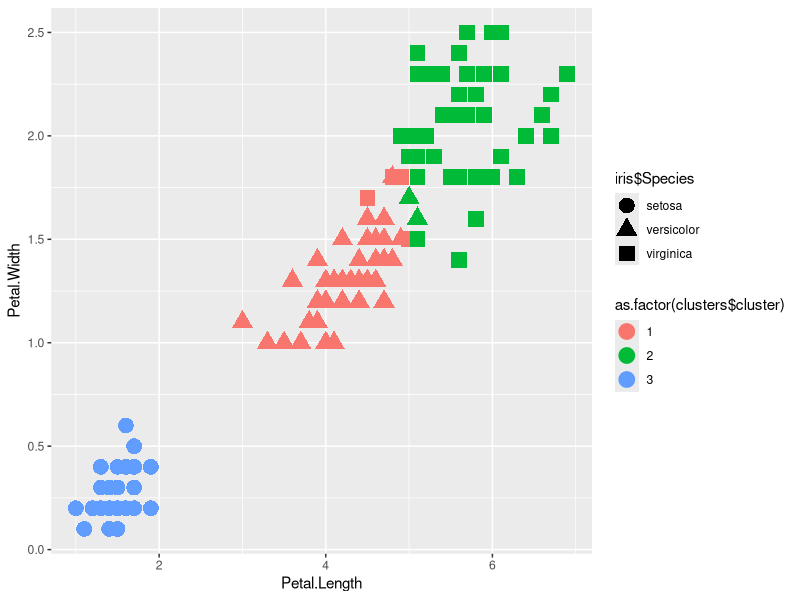
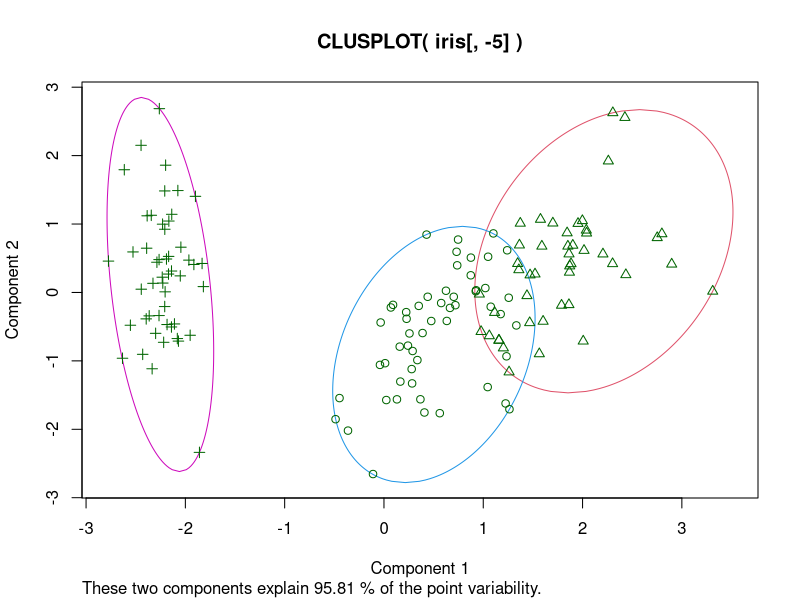
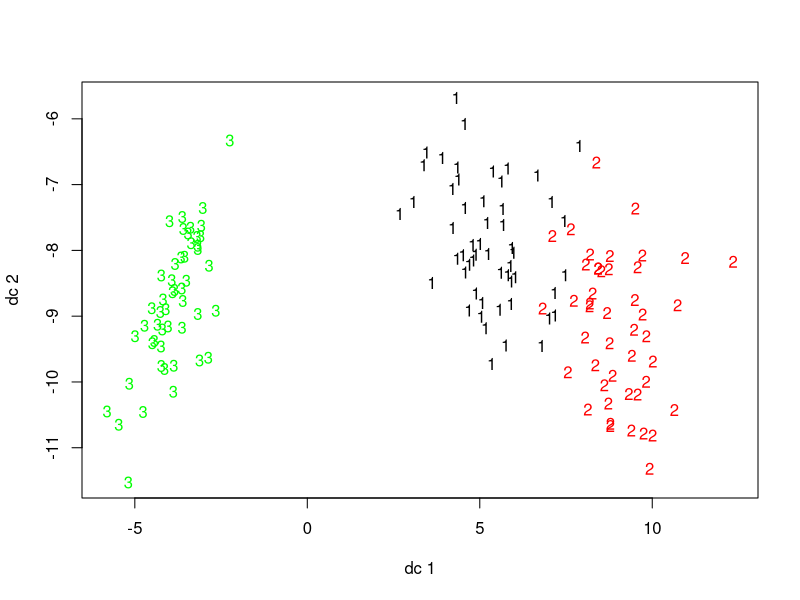
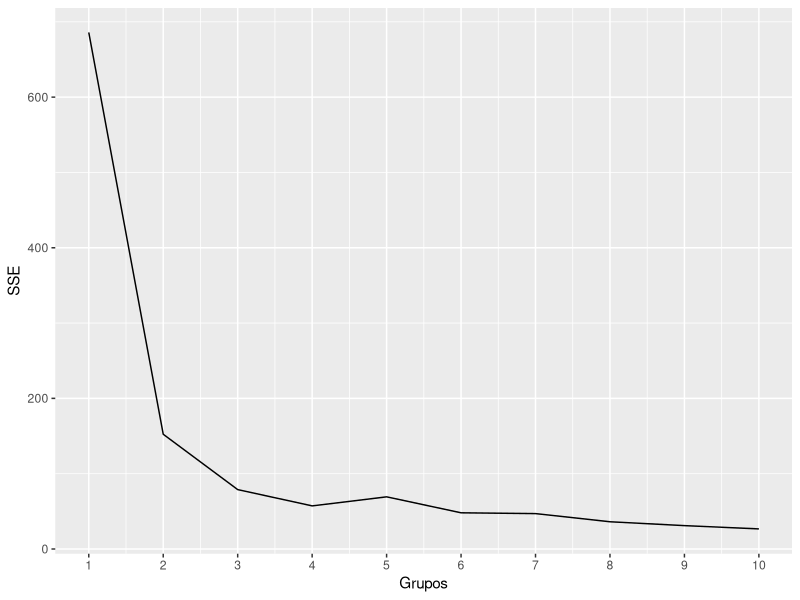
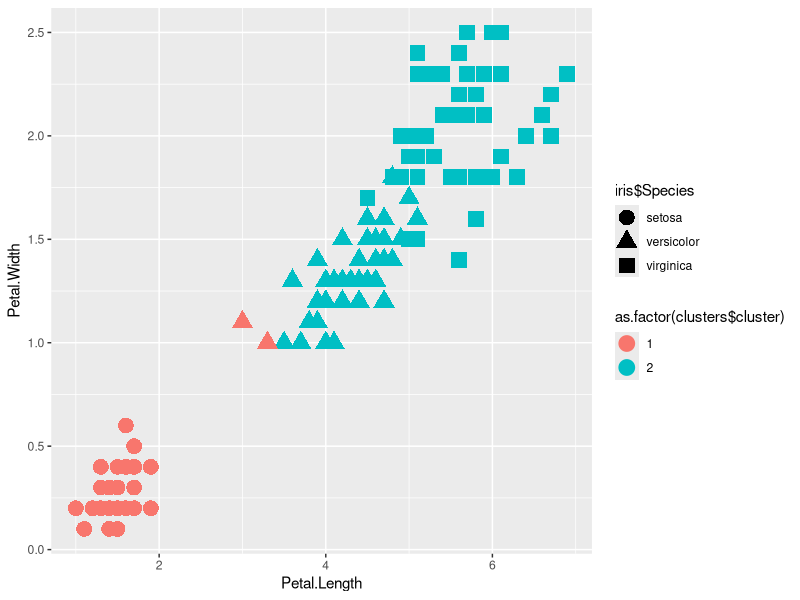
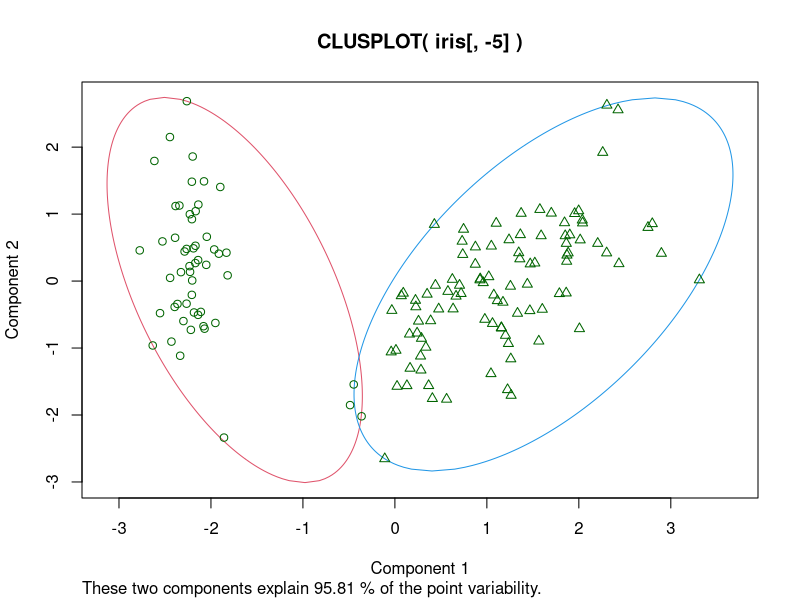
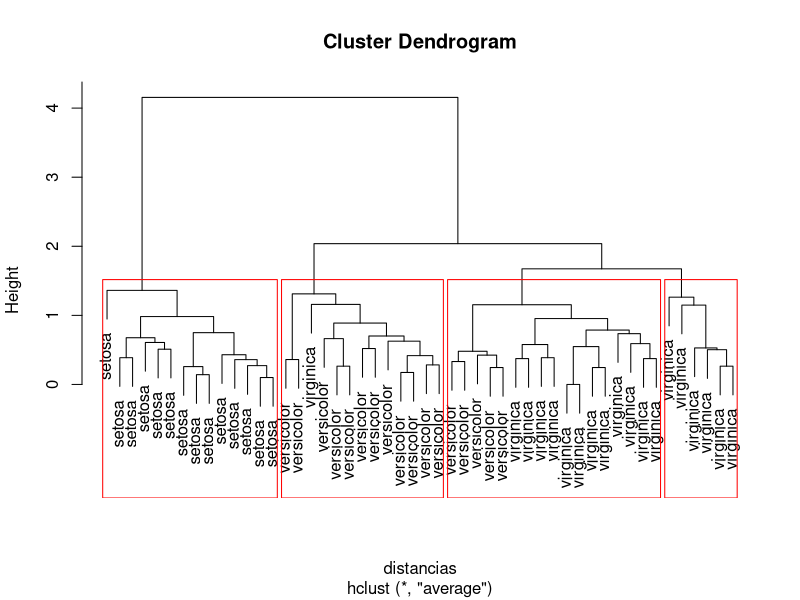
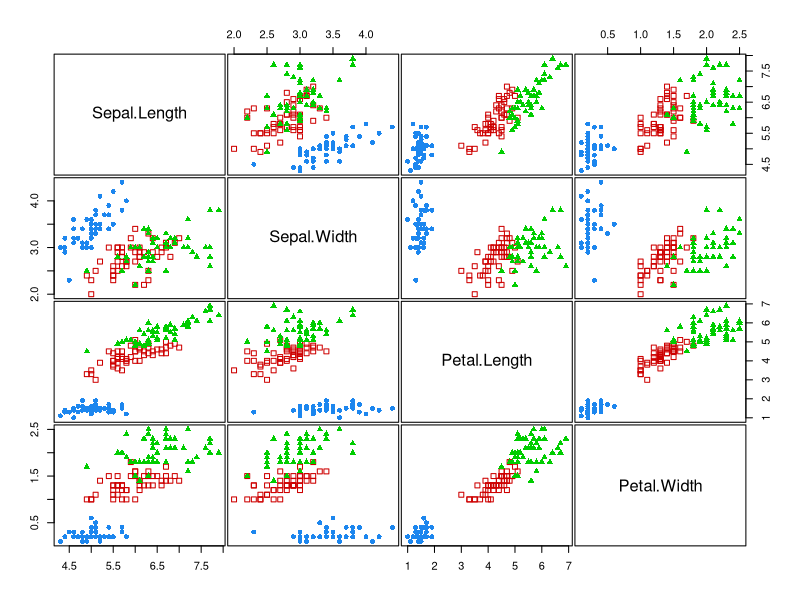

The R script that drew these images, in order:
# -----------------------------------------------------------------
# Clustering (agrupamiento de datos)
# -----------------------------------------------------------------
library(cluster)
library(fpc)
library(stats)
library(ggplot2)

# Agrupamiento con el algoritmo k-means de iris, usando dos de sus atributos y estableciendo el número de grupos
set.seed(4242)
clusters <- kmeans(iris[, c("Petal.Length", "Petal.Width")], 3)
clusters

table(iris$Species, clusters$cluster)  # Examinamos la clase de las muestras contenidas en cada cluster

# Visualización gráfica de los clusters
ggplot(iris, aes(Petal.Length, Petal.Width)) + geom_point(aes(color = as.factor(clusters$cluster), shape = iris$Species), size = 5)
clusplot(iris[, -5], clusters$cluster, color = TRUE, lines = 0)   # Paquete cluster
plotcluster(iris[, -5], clusters$cluster)                         # Paquete fpc

# Estimación del número de grupos a usar
datos <- iris[, -5]
SSE <- rbind(data.frame(Grupos = 1, SSE = nrow(datos) * sum(apply(datos, 2, var))), 
             data.frame(Grupos = 2:10, SSE = unlist(lapply(2:10, function(ngrupos) sum(kmeans(datos, ngrupos)$withinss)))))
ggplot(SSE, aes(Grupos, SSE)) + geom_line() + scale_x_continuous(breaks = 1:10)

# La función pamk sugiere en el miembro nc el número óptimo de clusters a usar
clusters <- kmeans(datos, pamk(datos)$nc)
ggplot(iris, aes(Petal.Length, Petal.Width)) + geom_point(aes(color = as.factor(clusters$cluster), shape = iris$Species), size = 5)
clusplot(iris[, -5], clusters$cluster, color = TRUE, lines = 0)   

# ---- Agrupamiento jerárquico  ------

# Parte de las muestras de iris
datos <- iris[sample(nrow(iris), 50), ]

distancias <- dist(datos[, -5]) # Calculamos las distancias entre muestras
clusters <- hclust(distancias, method = "average")  # y Generamos la jerarquía de clusters

# Visualización del dendograma
plot(clusters, labels = datos$Species)

# Análisis de un posible corte con N grupos
rect.hclust(clusters, k = 4, border = "red")

# Comparar dos soluciones obteniendo estadísticas sobre la mejor
cluster.stats(distancias, cutree(clusters, 4), cutree(clusters, 5))

# ---- Agrupamiento basado en modelo ----
library(mclust)

clPairs(iris[, -5], iris$Species)  # Análisis previo de grupos respecto a la clase

modelo <- Mclust(iris[,-5]) # Generación del modelo de acuerdo a parámetros BIC
summary(modelo)
table(modelo$classification, iris$Species)  # Muestras por clase en cada cluster
plot(modelo, what = "classification")

# Modelo mediante análisis discriminante
modelo <- MclustDA(iris[, -5], iris$Species, modelType = "EDDA")
summary(modelo)
plot(modelo, what = "scatterplot")
plot(MclustDR(modelo), what="boundaries")

# Comprobación del error cometido
unlist(cvMclustDA(modelo, nfold = 10)[2:3])
